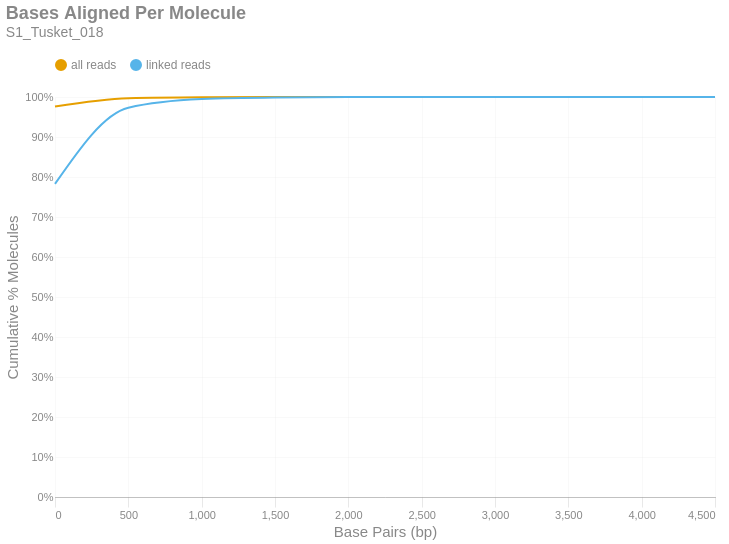

Notebook code cell kept with this figure:
### Markdown cell above
### Bases Aligned Per Molecule
This is a cumulative frequency distribution showing the number of base pairs aligned per unique molecule. These data are shown in 500 bp bins. There are two distributions: one with `all reads` (yellow) and another with only `linked reads` (blue). The percent of molecules in the `linked reads` distribution is relative to the total number of linked molecules.

### Code cell
if SKIPLR:
    print_html(f"Skipped")
else:
    binned_df = consolidated_hist(valids['aligned_bp'], mask, 500, True)
    with SafeRender(binned_df):
        (
            density_plot(binned_df, 'Bases Aligned Per Molecule', samplename, 'basesper')
            .encode(
                x=alt.X('bin:Q', title="Base Pairs (bp)").axis(tickMinStep=500).scale(padding=0),
                y=alt.Y('value:Q', title='Cumulative % Molecules')
                    .axis(format='%')
                    .scale(domain = [0,1])
                    .stack(False),
                color=alt.Color("key:N").scale(domain = ["all reads", "linked reads"]),
                tooltip = [
                    alt.Tooltip("key:N", title = "Data Type"),
                    alt.Tooltip("range_label:N", title="Bases Aligned Per Molecule"),
                    alt.Tooltip("value:Q", format = ".2%", title="% Molecules (Cum.)")
                ]
            )
        ).display()

### Figure 1 — Vega-Lite specification as saved in the notebook (floating-point values rounded to 4 significant figures)
{"width": "container", "height": 400, "config": {"title": {"anchor": "start", "dy": -15, "fontSize": 18, "color": "#888888", "subtitleColor": "#888888", "subtitleFontSize": 14}, "arc": {"fill": "#0072B2"}, "axis": {"domainColor": "#888888", "domainWidth": 0.5, "gridWidth": 0.2, "grid": false, "titleFontWeight": 400, "titleFontSize": 15, "labelFontSize": 11, "labelColor": "#888888", "tickColor": "#888888", "tickWidth": 0.2, "titleColor": "#888888"}, "axisBand": {"grid": false}, "axisX": {"grid": true, "tickSize": 10, "domainCap": "round"}, "axisY": {"domain": false, "grid": true, "tickSize": 0, "domainCap": "round"}, "background": "transparent", "header": {"labelFontSize": 15, "labelColor": "#888888", "titleFontSize": 15, "titleFontWeight": 600, "titleColor": "#888888"}, "legend": {"labelFont": "sans-serif", "labelFontSize": 12, "labelColor": "#888888", "symbolSize": 100, "symbolType": "circle", "titleFontSize": 12, "titlePadding": 10, "titleColor": "#888888", "title": null, "orient": "top"}, "range": {"category": ["#E69F00", "#56B4E9", "#009E73", "#F0E442", "#0072B2", "#D55E00", "#CC79A7", "#000000"], "diverging": ["#cfe8f3", "#a2d4ec", "#73bfe2", "#46abdb", "#1696d2", "#12719e"]}, "area": {"fill": "#0072B2", "fillOpacity": 0.7, "line": true, "strokeOpacity": 0.7}, "line": {"color": "#0072B2", "stroke": "#0072B2", "strokeWidth": 2}, "trail": {"color": "#0072B2", "stroke": "#0072B2", "strokeWidth": 0, "size": 1}, "point": {"filled": true, "fillOpacity": 1.0, "size": 95}, "text": {"color": "#888888", "fontSize": 11, "align": "right", "fontWeight": 400, "size": 11}, "bar": {"fill": "#0072B2", "stroke": null}, "view": {"stroke": null, "continuousWidth": 660, "continuousHeight": 400}}, "data": {"name": "data-230b400d406d5c22f2582e1853a89bf2"}, "mark": {"type": "line", "interpolate": "monotone", "point": {"opacity": 0, "size": 275}}, "encoding": {"color": {"field": "key", "scale": {"domain": ["all reads", "linked reads"]}, "type": "nominal"}, "tooltip": [{"field": "key", "title": "Data Type", "type": "nominal"}, {"field": "range_label", "title": "Bases Aligned Per Molecule", "type": "nominal"}, {"field": "value", "format": ".2%", "title": "% Molecules (Cum.)", "type": "quantitative"}], "x": {"axis": {"tickMinStep": 500}, "field": "bin", "scale": {"padding": 0}, "title": "Base Pairs (bp)", "type": "quantitative"}, "y": {"axis": {"format": "%"}, "field": "value", "scale": {"domain": [0, 1]}, "stack": false, "title": "Cumulative % Molecules", "type": "quantitative"}}, "params": [{"name": "param_c36ac31b6afebe62", "select": {"type": "point", "fields": ["key"]}, "bind": "legend"}], "title": {"text": "Bases Aligned Per Molecule", "subtitle": "S1_Tusket_018"}, "transform": [{"fold": ["all reads (cumsum)", "linked reads (cumsum)"]}, {"calculate": "replace(datum.key, ' (cumsum)', '')", "as": "key"}, {"filter": {"param": "param_c36ac31b6afebe62"}}], "usermeta": {"embedOptions": {"downloadFileName": "S1_Tusket_018.basesper"}}, "$schema": "https://vega.github.io/schema/vega-lite/v6.1.0.json", "datasets": {"data-230b400d406d5c22f2582e1853a89bf2": [{"bin": "0.0", "interval": "0.0-500.0", "all reads": 0.9761, "linked reads": 0.7828, "all reads (cumsum)": 0.9761, "linked reads (cumsum)": 0.7828, "range_label": "0-499"}, {"bin": "500.0", "interval": "500.0-1000.0", "all reads": 0.02095, "linked reads": 0.1903, "all reads (cumsum)": 0.9971, "linked reads (cumsum)": 0.9732, "range_label": "500-999"}, {"bin": "1000.0", "interval": "1000.0-1500.0", "all reads": 0.002359, "linked reads": 0.02174, "all reads (cumsum)": 0.9994, "linked reads (cumsum)": 0.9949, "range_label": "1000-1499"}, {"bin": "1500.0", "interval": "1500.0-2000.0", "all reads": 0.0004272, "linked reads": 0.003944, "all reads (cumsum)": 0.9999, "linked reads (cumsum)": 0.9988, "range_label": "1500-1999"}, {"bin": "2000.0", "interval": "2000.0-2500.0", "all reads": 9.71e-05, "linked reads": 0.0008965, "all reads (cumsum)": 1.0, "linked reads (cumsum)": 0.9997, "range_label": "2000-2499"}, {"bin": "2500.0", "interval": "2500.0-3000.0", "all reads": 2.102e-05, "linked reads": 0.0001941, "all reads (cumsum)": 1.0, "linked reads (cumsum)": 0.9999, "range_label": "2500-2999"}, {"bin": "3000.0", "interval": "3000.0-3500.0", "all reads": 6.206e-06, "linked reads": 5.73e-05, "all reads (cumsum)": 1.0, "linked reads (cumsum)": 1.0, "range_label": "3000-3499"}, {"bin": "3500.0", "interval": "3500.0-4000.0", "all reads": 8.008e-07, "linked reads": 7.393e-06, "all reads (cumsum)": 1.0, "linked reads (cumsum)": 1.0, "range_label": "3500-3999"}, {"bin": "4000.0", "interval": "4000.0-4500.0", "all reads": 6.006e-07, "linked reads": 5.545e-06, "all reads (cumsum)": 1.0, "linked reads (cumsum)": 1.0, "range_label": "4000-4499"}, {"bin": "4500.0", "interval": "4500.0-5000.0", "all reads": 4.004e-07, "linked reads": 3.697e-06, "all reads (cumsum)": 1.0, "linked reads (cumsum)": 1.0, "range_label": "4500-4999"}]}}
